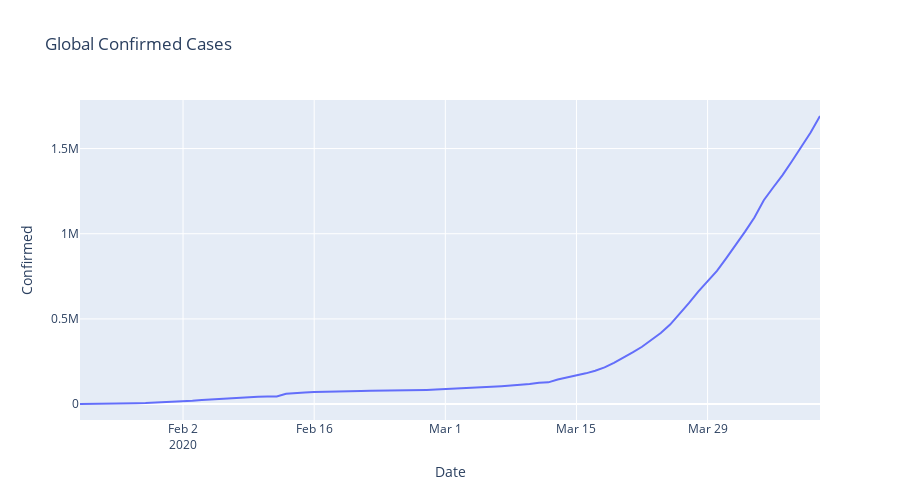

Notebook code cell kept with this figure:
### Code cell
fig = px.line(global_df, x="Date", y="Confirmed", 
              height=500, title='Global Confirmed Cases'
             )
fig.show()
